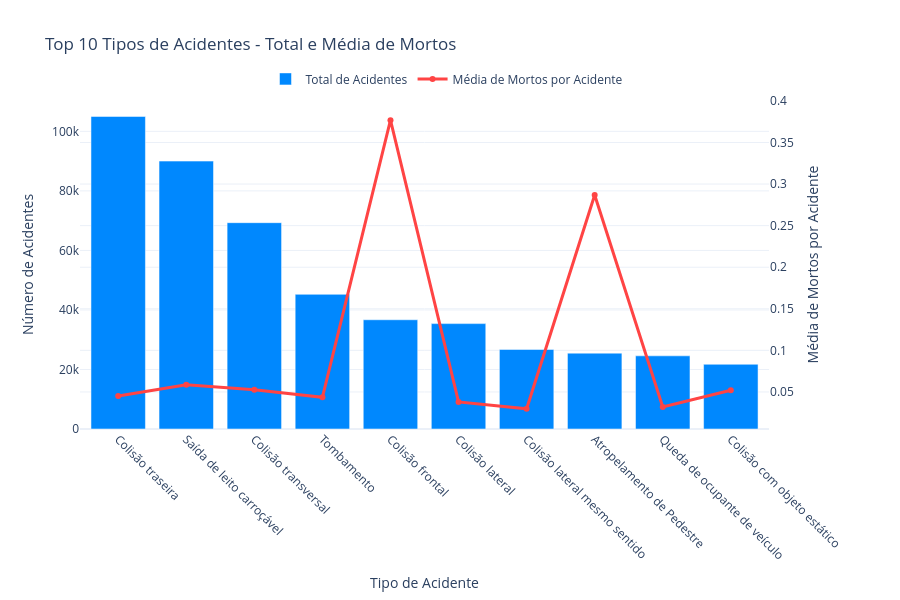

The notebook cell saved with this chart:
### Markdown cell above
## 5. Análise por Tipo e Causa de Acidente

### Code cell
# Analisar tipos de acidentes
dados_tipos = df.groupby('tipo_acidente').agg({
    'tipo_acidente': 'count',
    'mortos': 'sum',
}).rename(columns={'tipo_acidente': 'total_acidentes'}).reset_index()

# Calcular média de mortos por acidente para cada tipo
dados_tipos['media_mortos'] = dados_tipos['mortos'] / dados_tipos['total_acidentes']

# Calcular percentual do total de acidentes
dados_tipos['percentual'] = (dados_tipos['total_acidentes'] / dados_tipos['total_acidentes'].sum()) * 100

# Ordenar por total de acidentes (decrescente)
dados_tipos = dados_tipos.sort_values('total_acidentes', ascending=False)

# Pegar os 10 tipos mais comuns
top_tipos = dados_tipos.head(10).copy()

# Criar gráfico
fig = make_subplots(specs=[[{"secondary_y": True}]])

# Adicionar barras para total de acidentes
fig.add_trace(
    go.Bar(
        x=top_tipos['tipo_acidente'],
        y=top_tipos['total_acidentes'],
        name="Total de Acidentes",
        marker_color="#0088FE"
    ),
    secondary_y=False,
)

# Adicionar linha para média de mortos
fig.add_trace(
    go.Scatter(
        x=top_tipos['tipo_acidente'],
        y=top_tipos['media_mortos'],
        name="Média de Mortos por Acidente",
        line=dict(color="#FF4444", width=3),
        mode="lines+markers"
    ),
    secondary_y=True,
)

# Configurar eixos e título
fig.update_layout(
    title="Top 10 Tipos de Acidentes - Total e Média de Mortos",
    xaxis=dict(
        title="Tipo de Acidente",
        tickangle=45
    ),
    legend=dict(orientation="h", yanchor="bottom", y=1.02, xanchor="center", x=0.5),
    template="plotly_white",
    height=600,
    margin=dict(b=150)
)

fig.update_yaxes(title_text="Número de Acidentes", secondary_y=False)
fig.update_yaxes(title_text="Média de Mortos por Acidente", secondary_y=True)

fig.show()

### Figure 1 — Plotly figure (JSON) as saved in the notebook; plotly's stock layout.template omitted (floating-point values rounded to 4 significant figures)
{"data": [{"marker": {"color": "#0088FE"}, "name": "Total de Acidentes", "type": "bar", "x": ["Colisão traseira", "Saída de leito carroçável", "Colisão transversal", "Tombamento", "Colisão frontal", "Colisão lateral", "Colisão lateral mesmo sentido", "Atropelamento de Pedestre", "Queda de ocupante de veículo", "Colisão com objeto estático"], "xaxis": "x", "y": [105007, 90005, 69317, 45249, 36705, 35409, 26730, 25488, 24584, 21743], "yaxis": "y"}, {"line": {"color": "#FF4444", "width": 3}, "mode": "lines+markers", "name": "Média de Mortos por Acidente", "type": "scatter", "x": ["Colisão traseira", "Saída de leito carroçável", "Colisão transversal", "Tombamento", "Colisão frontal", "Colisão lateral", "Colisão lateral mesmo sentido", "Atropelamento de Pedestre", "Queda de ocupante de veículo", "Colisão com objeto estático"], "xaxis": "x", "y": [0.04525, 0.05875, 0.05277, 0.0436, 0.3768, 0.03796, 0.02974, 0.2869, 0.03201, 0.05197], "yaxis": "y2"}], "layout": {"height": 600, "legend": {"orientation": "h", "x": 0.5, "xanchor": "center", "y": 1.02, "yanchor": "bottom"}, "margin": {"b": 150}, "title": {"text": "Top 10 Tipos de Acidentes - Total e Média de Mortos"}, "xaxis": {"anchor": "y", "domain": [0, 0.94], "tickangle": 45, "title": {"text": "Tipo de Acidente"}}, "yaxis": {"anchor": "x", "domain": [0, 1], "title": {"text": "Número de Acidentes"}}, "yaxis2": {"anchor": "x", "overlaying": "y", "side": "right", "title": {"text": "Média de Mortos por Acidente"}}}}
